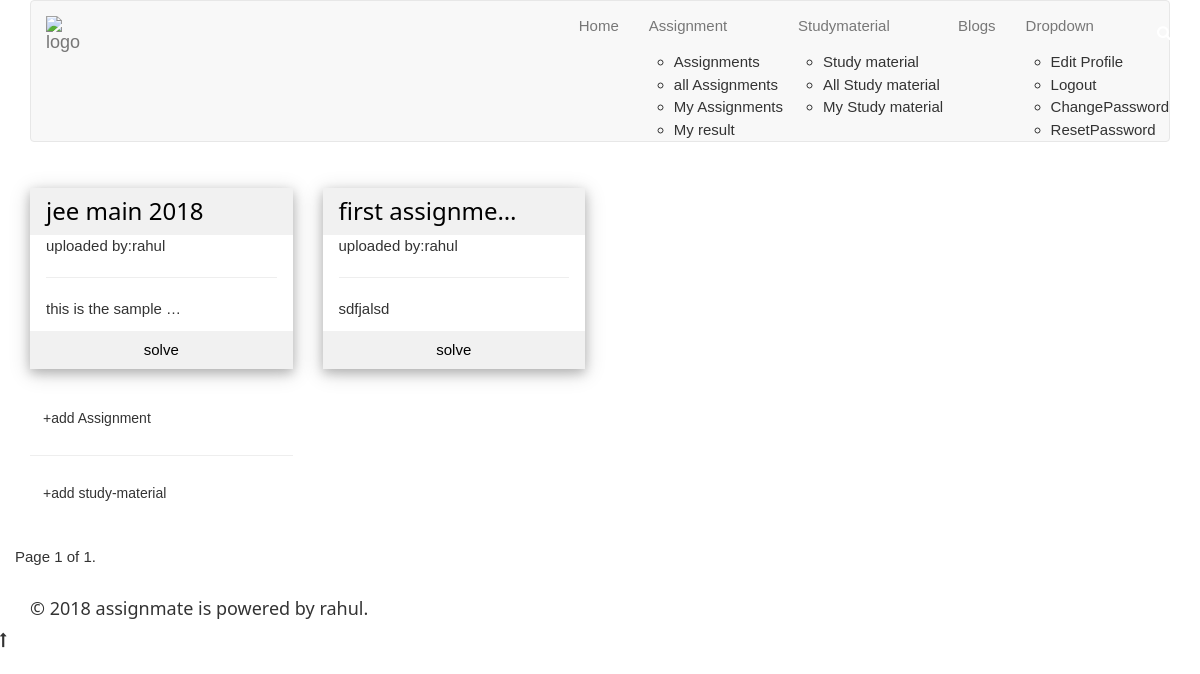
Page /all-assignment (signed in) on the earlier database version.
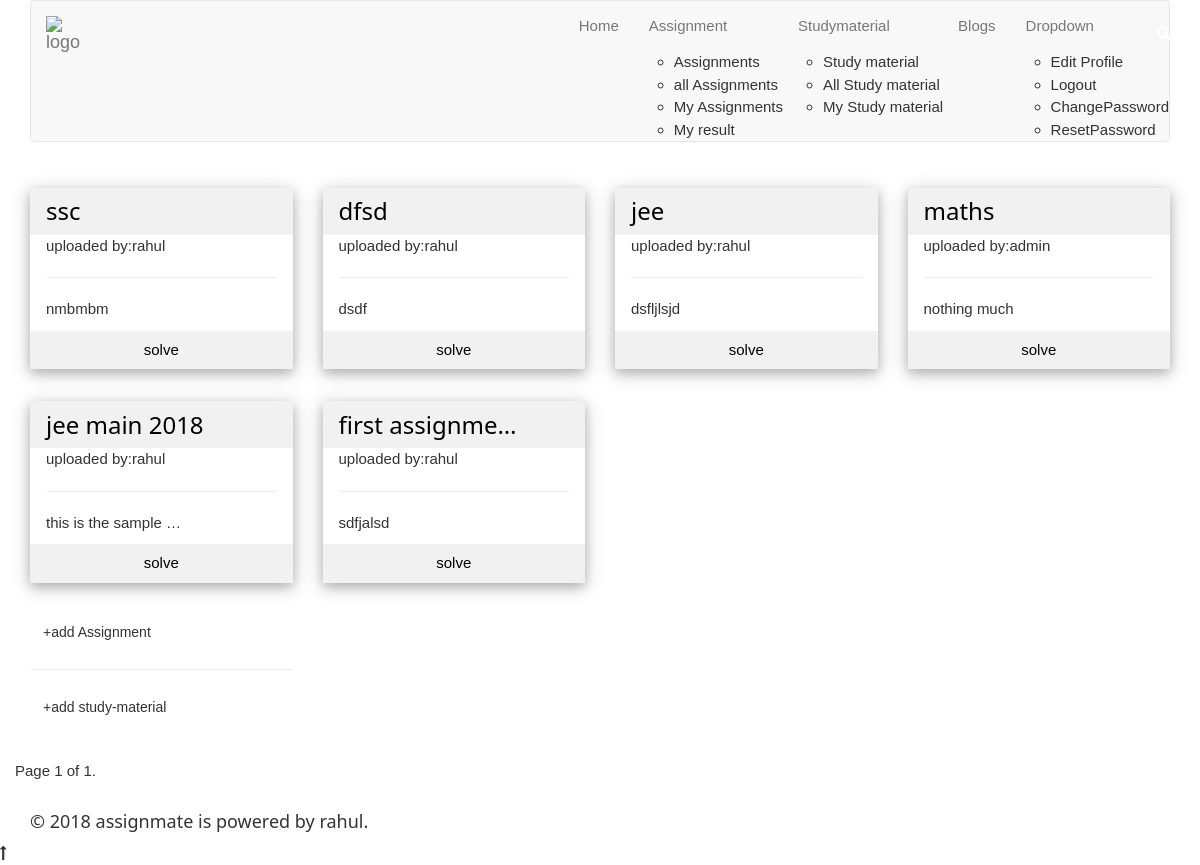
Same page on the later database version.
### assignment/models.py (models this page shows, shortened)
class Assignment(models.Model):
    user = models.ForeignKey(User, on_delete=models.CASCADE)
    title=models.CharField(max_length=30,default='assignment')
    discription=models.CharField(max_length=500)
    category=models.CharField(max_length=30,blank=True)
    created = models.DateTimeField(auto_now=True)
    objects = AssignmentManager()
    class Meta:
        ordering = ["-created"]

### assignment/views.py (the view)
# urls.py: path('all-assignment',view_list_assignment,name='assignment_page'),
def view_list_assignment(request):
    assignment=Assignment.objects.all()
    paginator=Paginator(assignment,10)
    page=request.GET.get('page')
    assignment=paginator.get_page(page)
    user=request.user
    return render(request,'assignment/assignment_page.html',{'assignment':assignment,'user':user})

### assignment/models.py (called while the page is built)
    def get_queryset(self):
        return AssignmentQuerySet(self.model,using=self._db)

### assignment/templates/assignment/assignment_page.html (shortened to what this page needs)
{% extends 'accounts/base.html'%}
{% block body %}
<div class="container">
    <div class="row">
        {% for assignment in assignment %}
        <div class="col-lg-3 col-md-3 col-sm-6 col-xs-12 w3-section">
            <div class="w3-card-4 ">
            <header class="w3-container w3-light-grey">
              <a href="{% url 'assignment:assignment' assignment.id %}"><h3>{{ assignment.title|truncatechars_html:15 }}</h3></a>
            </header>
            <div class="w3-container">
              <p>uploaded by:{{assignment.user}}</p>
              <hr>
              <a href="javascript:void(0);" data-toggle="tooltip" data-placement="top" title="{{assignment.discription}}"><p>{{assignment.discription|truncatechars_html:20}}</p></a>
            </div>
            <a href="{% url 'assignment:assignment' assignment.id %}"><button class="w3-button w3-block w3-light-grey"> solve</button></a>
            </div>
        </div>
        {% endfor %}
    </div>
    <div class="row">
        <div class="col-lg-3 col-md-3 col-sm-6 col-xs-12 w3-section">
            <a href="{% url 'assignment:assignment_add' %}" class="btn">+add Assignment</a>
            <hr/>
            <a href="{% url 'assignment:uploadfile'%}"class="btn">+add study-material</a>
        </div>
    </div>
    <div class="row">
            <div class="pagination">
                <span class="step-links">
                    <span class="current">
                        Page {{ assignment.number }} of {{ assignment.paginator.num_pages }}.
                    </span>
                </span>
            </div>
        </div>
</div>
{% endblock %}

Differences in the rows shown:
added Assignment: title "ssc", user "rahul", discription "nmbmbm"
added Assignment: title "dfsd", user "rahul", discription "dsdf"
added Assignment: title "jee", user "rahul", discription "dsfljlsjd"
added Assignment: title "maths", user "admin", discription "nothing much"
